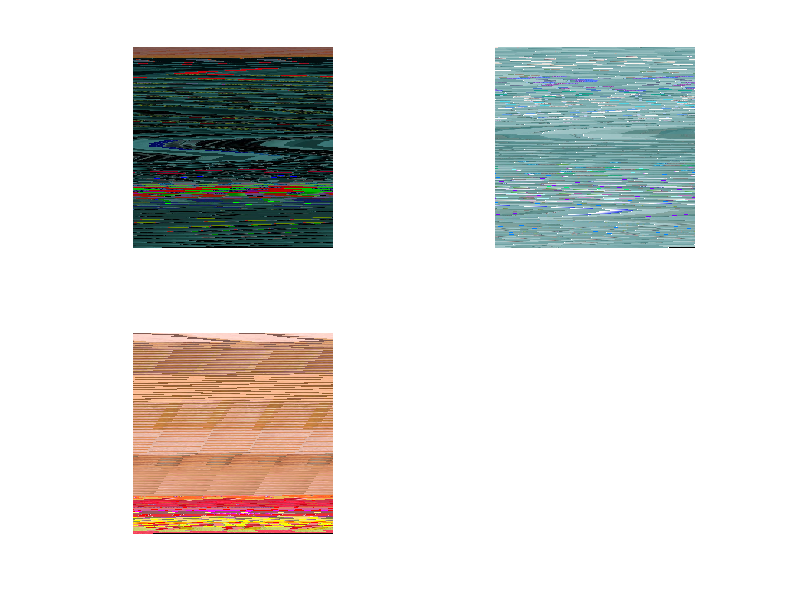
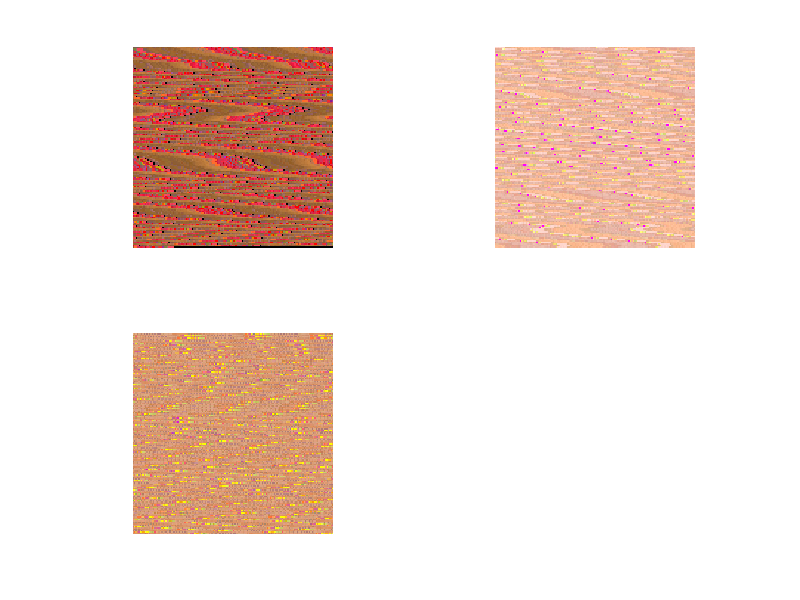
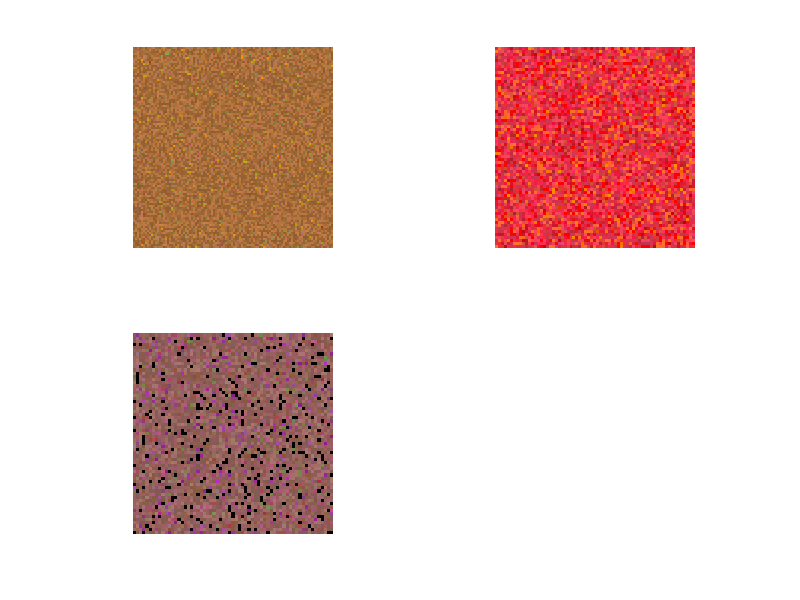
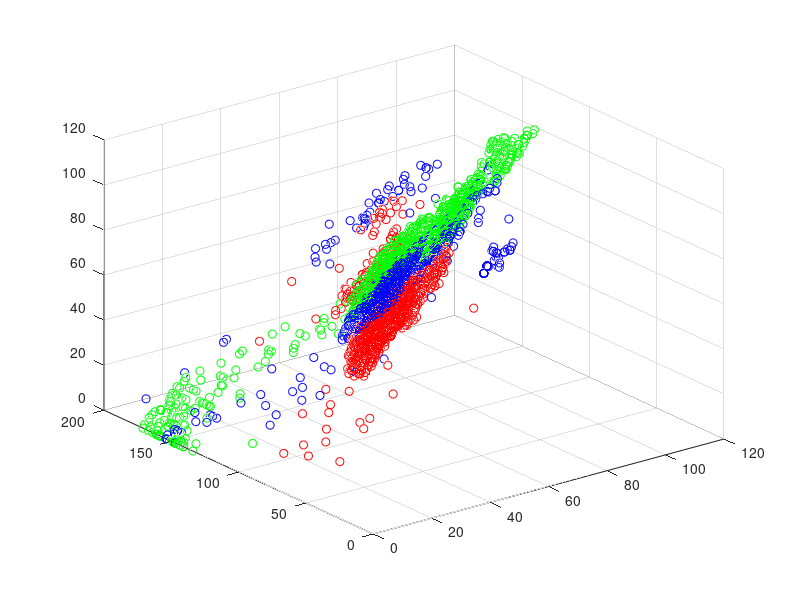

Write MATLAB code to recreate these figures, in order.
clc
clear all
close all

data = csvread('Skin_NonSkin_Full.csv');
 data_2 = csvread('idx_1.csv');
 data_3 = csvread('idx_2.csv');
 data_4 = csvread('idx_3.csv');

RGB(:,1) = data(:,1);
RGB(:,2) = data(:,2);
RGB(:,3) = data(:,3);
SK = data(:,4);
 idx = data_2(:,1);
 idx_1 = data_3(:,1);
 idx_2 = data_4(:,1);

sizeim = round(sqrt(length(RGB)));
image = ones(sizeim,sizeim,3, 'uint8');
image2 = ones(sizeim,sizeim,3, 'uint8');
c = 1;
for i=1:sizeim
    for j=1:sizeim
                 image(i,j,1)= RGB(c,3);   %Red (dark red)
                 image(i,j,2)= RGB(c,2);   %Red (maximum value)
                 image(i,j,3)= RGB(c,1);  %Green
                 c = c+1;
    end
end


s1 = RGB(idx==1,1);
d1 = RGB(idx==1,2);
b1 = RGB(idx==1,3);

s2 = RGB(idx==2,1);
d2 = RGB(idx==2,2);
b2 = RGB(idx==2,3);

s3 = RGB(idx==3,1);
d3 = RGB(idx==3,2);
b3 = RGB(idx==3,3);

sizeim2 = round(sqrt(length(b1)));
sizeim3 = round(sqrt(length(b2)));
sizeim4 = round(sqrt(length(b3)));

image3 = ones(sizeim2 ,sizeim2 ,3, 'uint8');
image4 = ones(sizeim3 ,sizeim3 ,3, 'uint8');
image5 = ones(sizeim4 ,sizeim4 ,3, 'uint8');
o = 1;
o2 = 1;
o3 = 1;
for i=1:sizeim2
    for j=1:sizeim2
        if o <= length(s1)
            image3(i,j,1)= b1(o,1);   %Red (dark red)
            image3(i,j,2)= d1(o,1);   %Red (maximum value)
            image3(i,j,3)= s1(o,1);  %Green
            o = o+1;
        end
    end
end
for i=1:sizeim3
    for j=1:sizeim3
        if o2 <= length(s2)
            image4(i,j,1)= b2(o2,1);   %Red (dark red)
            image4(i,j,2)= d2(o2,1);   %Red (maximum value)
            image4(i,j,3)= s2(o2,1);  %Green
            o2 = o2+1;
        end
    end
end
for i=1:sizeim4
    for j=1:sizeim4
        if o3 <= length(s3)
            image5(i,j,1)= b3(o3,1);   %Red (dark red)
            image5(i,j,2)= d3(o3,1);   %Red (maximum value)
            image5(i,j,3)= s3(o3,1);  %Green
            o3 = o3+1;
        end
    end
end

figure(1)
subplot(2,2,1), imshow(image3)
subplot(2,2,2), imshow(image4)
subplot(2,2,3), imshow(image5)
% 
newk = double(image5);
nrows = size(newk,1);
ncols = size(newk,2);
ab = reshape(newk,nrows*ncols,3);

% % % 
b_k = ab(idx_1 ==1,3);
g_k = ab(idx_1 ==1,2);
r_k = ab(idx_1 ==1,1);

b_k_2 = ab(idx_1 ==2,3);
g_k_2 = ab(idx_1 ==2,2);
r_k_2 = ab(idx_1 ==2,1);

b_k_3 = ab(idx_1 ==3,3);
g_k_3 = ab(idx_1 ==3,2);
r_k_3 = ab(idx_1 ==3,1);

sizeim7 = round(sqrt(length(r_k)));
sizeim8 = round(sqrt(length(r_k_2)));
sizeim9 = round(sqrt(length(r_k_3)));
image7 = ones(sizeim7 ,sizeim7 ,3, 'uint8');
image8 = ones(sizeim8 ,sizeim8 ,3, 'uint8');
image9 = ones(sizeim9 ,sizeim9 ,3, 'uint8');
o9 = 1;
oi = 1;
oio = 1;
for i=1:sizeim7
    for j=1:sizeim7
        if o9 <= length(r_k)
            image7(i,j,1)= r_k(o9,1);   %Red (dark red)
            image7(i,j,2)= g_k(o9,1);   %Red (maximum value)
            image7(i,j,3)= b_k(o9,1);  %Green
            o9 = o9+1;
        end
    end
end

for i=1:sizeim8
    for j=1:sizeim8
        if oi <= length(r_k_2)
            image8(i,j,1)= r_k_2(oi,1);   %Red (dark red)
            image8(i,j,2)= g_k_2(oi,1);   %Red (maximum value)
            image8(i,j,3)= b_k_2(oi,1);  %Green
            oi = oi+1;
        end
    end
end

for i=1:sizeim9
    for j=1:sizeim9
        if oio <= length(r_k_3)
            image9(i,j,1)= r_k_3(oio,1);   %Red (dark red)
            image9(i,j,2)= g_k_3(oio,1);   %Red (maximum value)
            image9(i,j,3)= b_k_3(oio,1);  %Green
            oio = oio+1;
        end
    end
end
figure(2)
subplot(2,2,1), imshow(image7)
subplot(2,2,2), imshow(image8)
subplot(2,2,3), imshow(image9)
% % % 
newk_2 = double(image7);
nrows_2 = size(newk_2,1);
ncols_2 = size(newk_2,2);
ab_2 = reshape(newk_2,nrows_2*ncols_2,3);


% 
% 
b_k_2 = ab_2(idx_2 ==1,3);
g_k_2 = ab_2(idx_2 ==1,2);
r_k_2 = ab_2(idx_2 ==1,1);

b_k_2_2 = ab_2(idx_2 ==2,3);
g_k_2_2 = ab_2(idx_2 ==2,2);
r_k_2_2 = ab_2(idx_2 ==2,1);

b_k_3_2 = ab_2(idx_2 ==3,3);
g_k_3_2 = ab_2(idx_2 ==3,2);
r_k_3_2 = ab_2(idx_2 ==3,1);

sizeim10 = round(sqrt(length(r_k_2)));
sizeim11 = round(sqrt(length(r_k_2_2)));
sizeim12 = round(sqrt(length(r_k_3_2)));
image10 = ones(sizeim10 ,sizeim10 ,3, 'uint8');
image11 = ones(sizeim11 ,sizeim11 ,3, 'uint8');
image12 = ones(sizeim12 ,sizeim12 ,3, 'uint8');

o_2_1 = 1;
o_2_2 = 1;
o_2_3 = 1;
for i=1:sizeim10
    for j=1:sizeim10
        if o_2_1 <= length(r_k_2)
            image10(i,j,1)= r_k_2(o_2_1,1);   %Red (dark red)
            image10(i,j,2)= g_k_2(o_2_1,1);   %Red (maximum value)
            image10(i,j,3)= b_k_2(o_2_1,1);  %Green
            o_2_1 = o_2_1+1;
        end
    end
end

for i=1:sizeim11
    for j=1:sizeim11
        if o_2_2 <= length(r_k_2_2)
            image11(i,j,1)= r_k_2_2(o_2_2,1);   %Red (dark red)
            image11(i,j,2)= g_k_2_2(o_2_2,1);   %Red (maximum value)
            image11(i,j,3)= b_k_2_2(o_2_2,1);  %Green
            o_2_2 = o_2_2+1;
        end
    end
end

for i=1:sizeim12
    for j=1:sizeim12
        if o_2_3 <= length(r_k_3_2)
            image12(i,j,1)= r_k_3_2(o_2_3,1);   %Red (dark red)
            image12(i,j,2)= g_k_3_2(o_2_3,1);   %Red (maximum value)
            image12(i,j,3)= b_k_3_2(o_2_3,1);  %Green
            o_2_3 = o_2_3+1;
        end
    end
end
figure(3)
subplot(2,2,1), imshow(image10)
subplot(2,2,2), imshow(image11)
subplot(2,2,3), imshow(image12)



% 
newk_3 = double(image10);
nrows_3 = size(newk_3,1);
ncols_3 = size(newk_3,2);
ab_3 = reshape(newk_3,nrows_3*ncols_3,3);

[idx_1_3, cluster_center_3] = kmeans(ab_3,3);

% 
figure(4)
scatter3(ab_3(idx_1_3 == 1,3),ab_3(idx_1_3 == 1,2),ab_3(idx_1_3 == 1,3),'r');
hold on
scatter3(ab_3(idx_1_3 == 2,3),ab_3(idx_1_3 == 2,2),ab_3(idx_1_3 == 2,3),'g');
scatter3(ab_3(idx_1_3 == 3,3),ab_3(idx_1_3 == 3,2),ab_3(idx_1_3 == 3,3),'b');
hold off
% b_k_3 = ab_3(idx_1_3 ==1,3);
% g_k_3 = ab_3(idx_1_3 ==1,2);
% r_k_3 = ab_3(idx_1_3 ==1,1);
% 
% b_k_2_3 = ab_3(idx_1_3 ==2,3);
% g_k_2_3 = ab_3(idx_1_3 ==2,2);
% r_k_2_3 = ab_3(idx_1_3 ==2,1);
% 
% b_k_3_3 = ab_3(idx_1_3 ==3,3);
% g_k_3_3 = ab_3(idx_1_3 ==3,2);
% r_k_3_3 = ab_3(idx_1_3 ==3,1);
% 
% sizeim13 = round(sqrt(length(r_k_3)));
% sizeim14 = round(sqrt(length(r_k_2_3)));
% sizeim15 = round(sqrt(length(r_k_3_3)));
% image13 = ones(sizeim13 ,sizeim13 ,3, 'uint8');
% image14 = ones(sizeim14 ,sizeim14 ,3, 'uint8');
% image15 = ones(sizeim15 ,sizeim15 ,3, 'uint8');
% 
% o_3_1 = 1;
% o_3_2 = 1;
% o_3_3 = 1;
% for i=1:sizeim13
%     for j=1:sizeim13
%         if o_3_1 <= length(r_k_3)
%             image13(i,j,1)= r_k_3(o_3_1,1);   %Red (dark red)
%             image13(i,j,2)= g_k_3(o_3_1,1);   %Red (maximum value)
%             image13(i,j,3)= b_k_3(o_3_1,1);  %Green
%             o_3_1 = o_3_1+1;
%         end
%     end
% end
% 
% for i=1:sizeim14
%     for j=1:sizeim14
%         if o_3_2 <= length(r_k_2_3)
%             image14(i,j,1)= r_k_2_3(o_3_2,1);   %Red (dark red)
%             image14(i,j,2)= g_k_2_3(o_3_2,1);   %Red (maximum value)
%             image14(i,j,3)= b_k_2_3(o_3_2,1);  %Green
%             o_3_2 = o_3_2+1;
%         end
%     end
% end
% 
% for i=1:sizeim15
%     for j=1:sizeim15
%         if o_3_3 <= length(r_k_3_3)
%             image15(i,j,1)= r_k_3_3(o_3_3,1);   %Red (dark red)
%             image15(i,j,2)= g_k_3_3(o_3_3,1);   %Red (maximum value)
%             image15(i,j,3)= b_k_3_3(o_3_3,1);  %Green
%             o_3_3 = o_3_3+1;
%         end
%     end
% end
% figure(4)
% subplot(2,2,1), imshow(image13)
% subplot(2,2,2), imshow(image14)
% subplot(2,2,3), imshow(image15)
% 
% newk_4 = double(image13);
% nrows_4 = size(newk_4,1);
% ncols_4 = size(newk_4,2);
% ab_4 = reshape(newk_4,nrows_4*ncols_4,3);
% 
% [idx_1_4, cluster_center_4] = kmeans(ab_4,3);
% 
% 
% b_k_4 = ab_3(idx_1_4 ==1,3);
% g_k_4 = ab_3(idx_1_4 ==1,2);
% r_k_4 = ab_3(idx_1_4 ==1,1);
% 
% b_k_2_4 = ab_3(idx_1_4 ==2,3);
% g_k_2_4 = ab_3(idx_1_4 ==2,2);
% r_k_2_4 = ab_3(idx_1_4 ==2,1);
% 
% b_k_3_4 = ab_3(idx_1_4 ==3,3);
% g_k_3_4 = ab_3(idx_1_4 ==3,2);
% r_k_3_4 = ab_3(idx_1_4 ==3,1);
% 
% sizeim16 = round(sqrt(length(r_k_4)));
% sizeim17 = round(sqrt(length(r_k_2_4)));
% sizeim18 = round(sqrt(length(r_k_3_4)));
% image16 = ones(sizeim16 ,sizeim16 ,3, 'uint8');
% image17 = ones(sizeim17 ,sizeim17 ,3, 'uint8');
% image18 = ones(sizeim18 ,sizeim18 ,3, 'uint8');
% 
% o_4_1 = 1;
% o_4_2 = 1;
% o_4_3 = 1;
% for i=1:sizeim16
%     for j=1:sizeim16
%         if o_4_1 <= length(ab_4(idx_1_4 ==1,1))
%             image16(i,j,1)= r_k_4(o_4_1,1);   %Red (dark red)
%             image16(i,j,2)= g_k_4(o_4_1,1);   %Red (maximum value)
%             image16(i,j,3)= b_k_4(o_4_1,1);  %Green
%             o_4_1 = o_4_1+1;
%         end
%     end
% end
% 
% for i=1:sizeim17
%     for j=1:sizeim17
%         if o_4_2 <= length(ab_4(idx_1_4 ==2,1))
%             image17(i,j,1)= r_k_2_4(o_4_2,1);   %Red (dark red)
%             image17(i,j,2)= g_k_2_4(o_4_2,1);   %Red (maximum value)
%             image17(i,j,3)= b_k_2_4(o_4_2,1);  %Green
%             o_4_2 = o_4_2+1;
%         end
%     end
% end
% 
% for i=1:sizeim18
%     for j=1:sizeim18
%         if o_4_3 <= length(ab_4(idx_1_4 ==3,1))
%             image18(i,j,1)= r_k_3_4(o_4_3,1);   %Red (dark red)
%             image18(i,j,2)= g_k_3_4(o_4_3,1);   %Red (maximum value)
%             image18(i,j,3)= b_k_3_4(o_4_3,1);  %Green
%             o_4_3 = o_4_3+1;
%         end
%     end
% end
% 
% figure(5)
% subplot(2,2,1), imshow(image16)
% subplot(2,2,2), imshow(image17)
% subplot(2,2,3), imshow(image18)